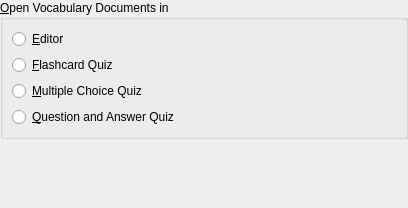
<ui version="4.0" >
 <author>Peter Hedlund</author>
 <class>PrefGeneralBase</class>
 <widget class="QWidget" name="PrefGeneralBase" >
  <property name="geometry" >
   <rect>
    <x>0</x>
    <y>0</y>
    <width>408</width>
    <height>208</height>
   </rect>
  </property>
  <layout class="QGridLayout" >
   <property name="leftMargin" >
    <number>0</number>
   </property>
   <property name="topMargin" >
    <number>0</number>
   </property>
   <property name="rightMargin" >
    <number>0</number>
   </property>
   <property name="bottomMargin" >
    <number>0</number>
   </property>
   <property name="horizontalSpacing" >
    <number>6</number>
   </property>
   <property name="verticalSpacing" >
    <number>6</number>
   </property>
   <item row="0" column="0" >
    <widget class="QGroupBox" name="kcfg_StartSession" >
     <property name="toolTip" >
      <string>How vocabulary documents are opened</string>
     </property>
     <property name="whatsThis" >
      <string>Select the kind of session to load an opened vocabulary document in</string>
     </property>
     <property name="title" >
      <string>&amp;Open Vocabulary Documents in</string>
     </property>
     <layout class="QGridLayout" >
      <item row="0" column="0" >
       <widget class="QRadioButton" name="optEditor" >
        <property name="toolTip" >
         <string>Open vocabulary documents in the editor</string>
        </property>
        <property name="whatsThis" >
         <string>Select if the vocabulary documents should be opened in the editor</string>
        </property>
        <property name="text" >
         <string>&amp;Editor</string>
        </property>
       </widget>
      </item>
      <item row="1" column="0" >
       <widget class="QRadioButton" name="optFlashcard" >
        <property name="toolTip" >
         <string>Open vocabulary documents in a flashcard quiz</string>
        </property>
        <property name="whatsThis" >
         <string>Select if the vocabulary documents should be opened in a flashcard quiz</string>
        </property>
        <property name="text" >
         <string>&amp;Flashcard Quiz</string>
        </property>
       </widget>
      </item>
      <item row="2" column="0" >
       <widget class="QRadioButton" name="optMultipleChoice" >
        <property name="toolTip" >
         <string>Open vocabulary documents in a multiple choice quiz</string>
        </property>
        <property name="whatsThis" >
         <string>Select if the vocabulary documents should be opened in a multiple choice quiz</string>
        </property>
        <property name="text" >
         <string>&amp;Multiple Choice Quiz</string>
        </property>
       </widget>
      </item>
      <item row="3" column="0" >
       <widget class="QRadioButton" name="optQA" >
        <property name="toolTip" >
         <string>Open vocabulary documents in a question and answer quiz</string>
        </property>
        <property name="whatsThis" >
         <string>Select if the vocabulary documents should be opened in a question and answer quiz</string>
        </property>
        <property name="text" >
         <string>&amp;Question and Answer Quiz</string>
        </property>
       </widget>
      </item>
     </layout>
    </widget>
   </item>
   <item row="1" column="0" >
    <spacer>
     <property name="orientation" >
      <enum>Qt::Vertical</enum>
     </property>
     <property name="sizeHint" >
      <size>
       <width>171</width>
       <height>21</height>
      </size>
     </property>
    </spacer>
   </item>
  </layout>
 </widget>
 <customwidgets>
 </customwidgets>
 <includes/>
 <resources/>
 <connections/>
</ui>
